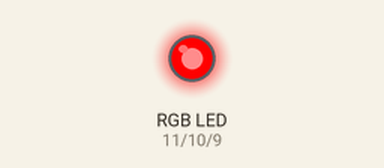
Recording of a sketch running on a simulated Arduino Uno, built with avr-gcc and run on an emulated ATmega328P. On the bench: an RGB LED mixed from three pins (HIGH = lit). Dim RGB values are drawn brighter than linear.

Above: at 0.05 s.
At 2.0 s:
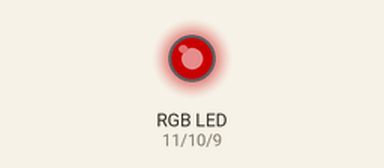
At 3.25 s:
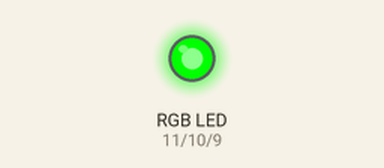
At 4.5 s:
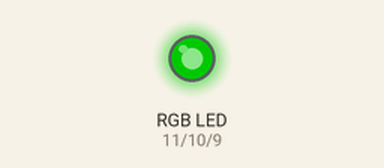
At 6.75 s:
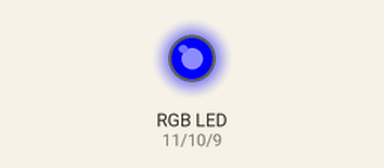
At 9.0 s:
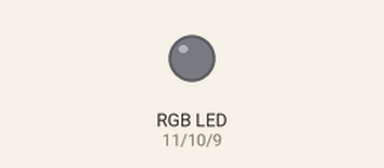
Timing chart, 0 to 11.7 s (numbered marks = the images above):
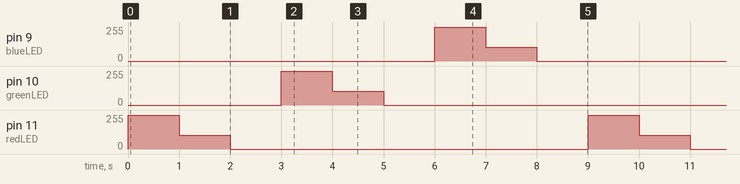

Measured:
- by itself, pin 9 (blueLED), pin 10 (greenLED), pin 11 (redLED): repeats every 9.0 s: 102/255 1.0 s, 0/255 7.0 s, 255/255 1.0 s

The sketch:

3.3-utilizing_analog_write__.ino
```cpp
int redLED=11;
int greenLED=10;
int blueLED=9;
int waitTime=1000;
int X=1;


void setup() {
  while(X<=1){
  analogWrite(redLED, 255);
  delay(waitTime);
  analogWrite(redLED, 102);
  delay(waitTime);
  analogWrite(redLED, 0);
  delay(waitTime);
  analogWrite(greenLED, 255);
  delay(waitTime);
  analogWrite(greenLED, 102);
  delay(waitTime);
  analogWrite(greenLED, 0);
  delay(waitTime);
  analogWrite(blueLED, 255);
  delay(waitTime);
  analogWrite(blueLED, 102);
  delay(waitTime);
  analogWrite(blueLED, 0);
  delay(waitTime);
  }
}

void loop() {

}
```
